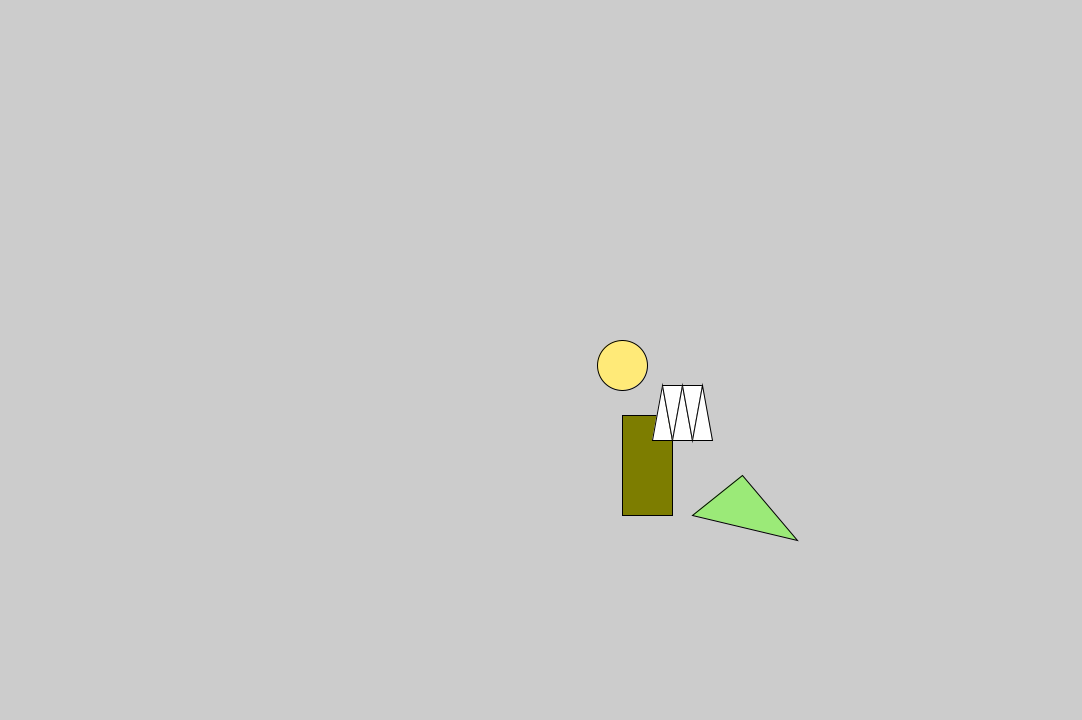
Frame 1 (no input)
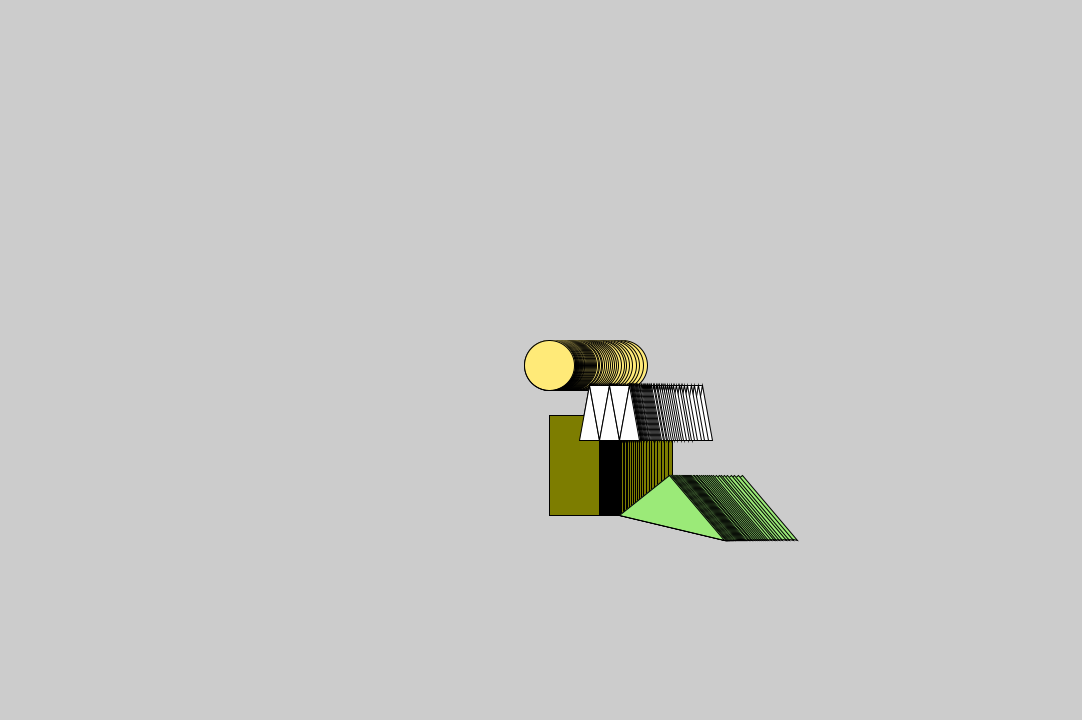
Frame 60 (the mouse pressed at the canvas centre just before this capture)
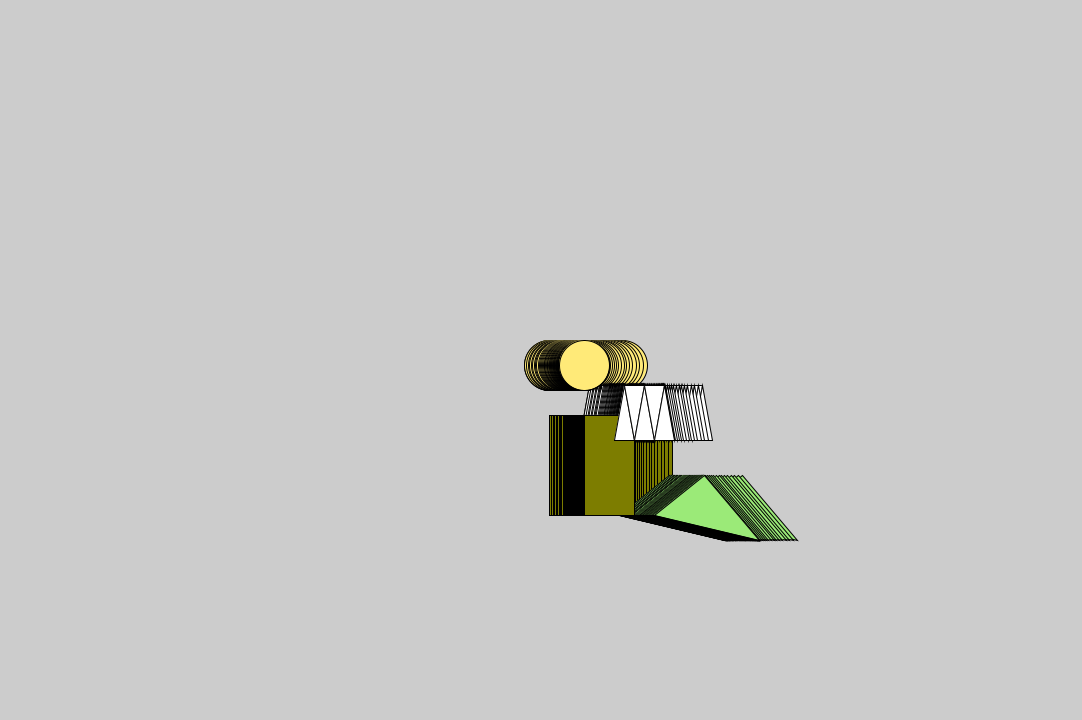
Frame 120 (the mouse held since frame 60 and released just before this capture)

The Processing sketch that drew these frames (run headless with seeded random() and noise(); from frame 60 on, the mouse is pressed at the canvas centre):

// Processing sketch: Ejercicio5
// ── Ejercicio5.pde
// Make the parent shape
PShape alien;

// Make two shapes
PShape head;
PShape body;
PShape s;
PShape figure;

float easing = 0.05;
float offset = 0;

void setup(){
size(1082,720);
alien = createShape(GROUP);
head = createShape(ELLIPSE, 0, 0, 50, 50);
head.setFill(color(255,234,120));
body = createShape(RECT, 0, 50, 50, 100);
body.setFill(color(125,125,0));
s = createShape();
  s.beginShape(TRIANGLE_STRIP);
  s.vertex(30, 75);
  s.vertex(40, 20);
  s.vertex(50, 75);
  s.vertex(60, 20);
  s.vertex(70, 75);
  s.vertex(80, 20);
  s.vertex(90, 75);
  s.endShape();

figure = createShape(TRIANGLE, 120, 110, 70, 150, 175, 175);
figure.setFill(color(155,234,120));

alien.addChild(head);
alien.addChild(body);
alien.addChild(s);
alien.addChild(figure);
}

void draw(){
noFill();
// Draw the group
translate(width/2, height/2);

float targetOffset = map(mouseY, 0, width, -80, 40);
offset += (targetOffset - offset) * easing;
  
shape(alien,85+ offset,5);

}
